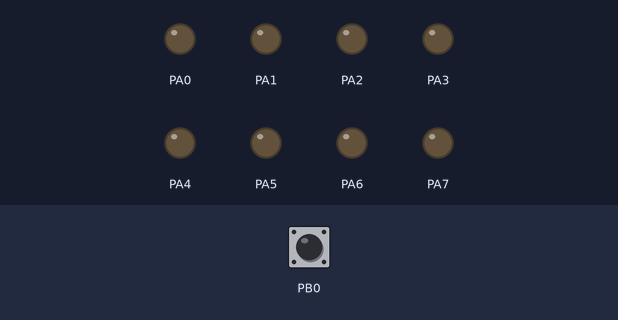
Bench run of a program on a simulated ATmega16, built with avr-gcc and emulated at 16 MHz. Shown: output pins drawn as LEDs (lit = HIGH). The inputs (shaded band) are chosen by the test bench; at power-on: PB0 HIGH.

Above: at 1.2 s.
1.3 s: PB0 pulled LOW for 0.15 s
At 2.6 s:
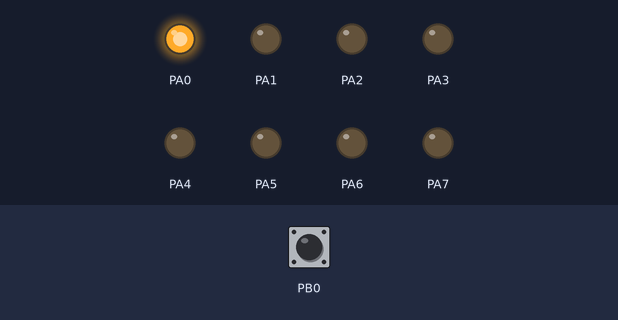
2.9 s: PB0 pulled LOW for 1 s
At 5.1 s:
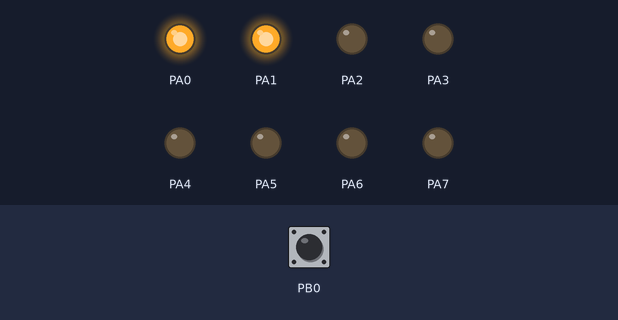
5.4 s: PB0 pulled LOW for 0.15 s
At 6.0 s:
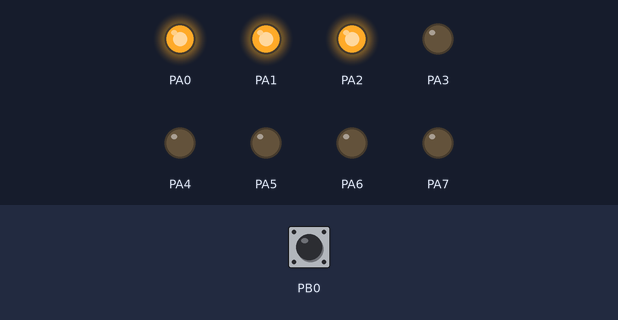
7.0 s: PB0 pulled LOW for 3.2 s
At 11.3 s:
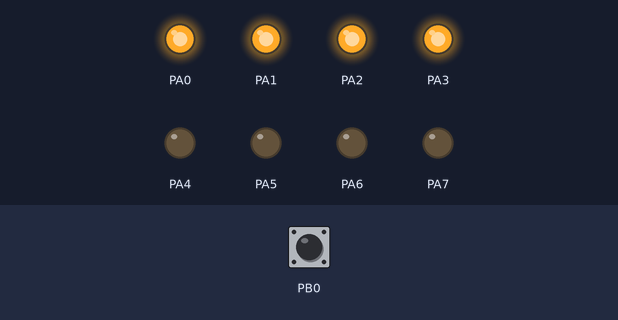
11.7 s: PB0 pulled LOW for 0.15 s
At 13.0 s:
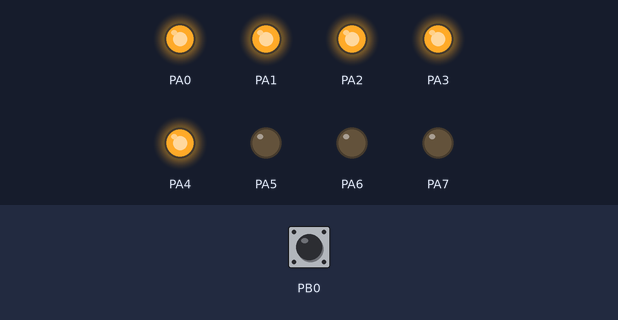
13.3 s: PB0 pulled LOW for 1 s
At 15.6 s:
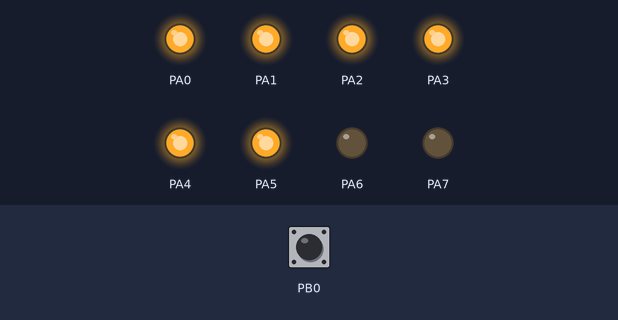
Timing chart, 0 to 16.8 s (numbered marks = the images above; inputs shaded):
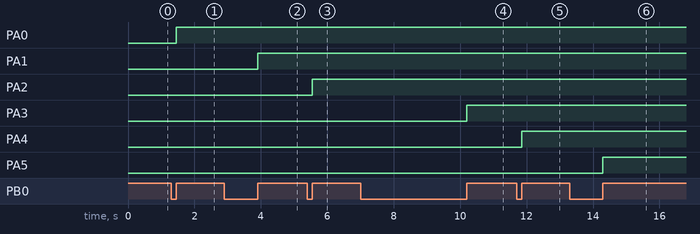

Measured:
- after the input at 1.3 s, PA0: LOW → HIGH after 0.15 s
- after the input at 2.9 s, PA1: LOW → HIGH after 1.0 s
- after the input at 5.4 s, PA2: LOW → HIGH after 0.15 s
- after the input at 7.0 s, PA3: LOW → HIGH after 3.2 s
- after the input at 11.7 s, PA4: LOW → HIGH after 0.15 s
- after the input at 13.3 s, PA5: LOW → HIGH after 1.0 s

The program:

main.cpp
```cpp
/*
 * Button.cpp
 *
 * Created: 12/13/2023 1:27:02 PM
 * Author : Khanh
 Chuong trinh bat tat led su dung nut nhan
	Nhan lan 1 - led 1 sang , lan 2 led 2 sang
 */
#define F_CPU 16000000UL
#include <avr/io.h>
#include <avr/delay.h>

#define sbi(port, bit) port |= (1 << (bit));		// Xet bit tu 0 len 1

int cnt = 0;
int main(void)
{
    DDRA = 0xFF;		// Cau hinh PORTA la output
	PORTA = 0x00;
	DDRB = 0x00;		// Cau hinh PORTB la Input
    PORTB = 0x01;
	while (1)
    {
		if((PINB & (1 << PINB0)) == 0){
			while((PINB & (1 << PINB0)) == 0);
			cnt++;
			if(cnt < 9){
				sbi(PORTA, cnt-1);		// dua bit 0 len 1
			}
			else{
				cnt = 0;
				PORTA = 0x00;
			}
		}
    }
}
```
